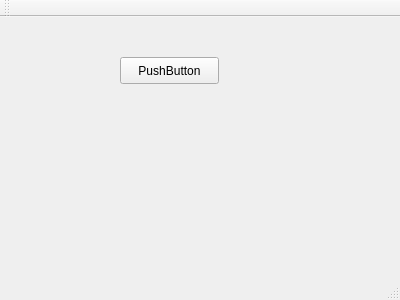
<?xml version="1.0" encoding="UTF-8"?>
<ui version="4.0">
 <class>MainWindow</class>
 <widget class="QMainWindow" name="MainWindow">
  <property name="geometry">
   <rect>
    <x>0</x>
    <y>0</y>
    <width>400</width>
    <height>300</height>
   </rect>
  </property>
  <property name="windowTitle">
   <string>MainWindow</string>
  </property>
  <widget class="QWidget" name="centralWidget">
   <widget class="QStackedWidget" name="stackedWidget">
    <property name="geometry">
     <rect>
      <x>110</x>
      <y>110</y>
      <width>120</width>
      <height>80</height>
     </rect>
    </property>
    <widget class="QWidget" name="page"/>
    <widget class="QWidget" name="page_2"/>
   </widget>
   <widget class="QPushButton" name="pushButton">
    <property name="geometry">
     <rect>
      <x>120</x>
      <y>40</y>
      <width>99</width>
      <height>27</height>
     </rect>
    </property>
    <property name="text">
     <string>PushButton</string>
    </property>
   </widget>
  </widget>
  <widget class="QMenuBar" name="menuBar">
   <property name="geometry">
    <rect>
     <x>0</x>
     <y>0</y>
     <width>400</width>
     <height>25</height>
    </rect>
   </property>
  </widget>
  <widget class="QToolBar" name="mainToolBar">
   <attribute name="toolBarArea">
    <enum>TopToolBarArea</enum>
   </attribute>
   <attribute name="toolBarBreak">
    <bool>false</bool>
   </attribute>
  </widget>
  <widget class="QStatusBar" name="statusBar"/>
 </widget>
 <layoutdefault spacing="6" margin="11"/>
 <resources/>
 <connections/>
</ui>
